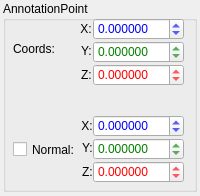
<?xml version="1.0" encoding="UTF-8"?>
<ui version="4.0">
 <class>propAnnotationPoint</class>
 <widget class="QWidget" name="propAnnotationPoint">
  <property name="geometry">
   <rect>
    <x>0</x>
    <y>0</y>
    <width>200</width>
    <height>196</height>
   </rect>
  </property>
  <property name="minimumSize">
   <size>
    <width>200</width>
    <height>196</height>
   </size>
  </property>
  <property name="maximumSize">
   <size>
    <width>16777215</width>
    <height>196</height>
   </size>
  </property>
  <property name="windowTitle">
   <string>Form</string>
  </property>
  <property name="styleSheet">
   <string notr="true"/>
  </property>
  <widget class="QGroupBox" name="annotationPoint">
   <property name="geometry">
    <rect>
     <x>3</x>
     <y>1</y>
     <width>194</width>
     <height>191</height>
    </rect>
   </property>
   <property name="title">
    <string>AnnotationPoint</string>
   </property>
   <widget class="QDoubleSpinBox" name="ctrZ">
    <property name="geometry">
     <rect>
      <x>90</x>
      <y>63</y>
      <width>91</width>
      <height>22</height>
     </rect>
    </property>
    <property name="styleSheet">
     <string notr="true">color: rgb(255, 0, 0);</string>
    </property>
    <property name="decimals">
     <number>6</number>
    </property>
    <property name="minimum">
     <double>-999999999.000000000000000</double>
    </property>
    <property name="maximum">
     <double>999999999.000000000000000</double>
    </property>
    <property name="singleStep">
     <double>0.100000000000000</double>
    </property>
   </widget>
   <widget class="QDoubleSpinBox" name="ctrX">
    <property name="geometry">
     <rect>
      <x>90</x>
      <y>17</y>
      <width>91</width>
      <height>22</height>
     </rect>
    </property>
    <property name="styleSheet">
     <string notr="true">color: rgb(0, 0, 255);</string>
    </property>
    <property name="decimals">
     <number>6</number>
    </property>
    <property name="minimum">
     <double>-999999999.000000000000000</double>
    </property>
    <property name="maximum">
     <double>999999999.000000000000000</double>
    </property>
    <property name="singleStep">
     <double>0.100000000000000</double>
    </property>
   </widget>
   <widget class="QDoubleSpinBox" name="ctrY">
    <property name="geometry">
     <rect>
      <x>90</x>
      <y>40</y>
      <width>91</width>
      <height>22</height>
     </rect>
    </property>
    <property name="styleSheet">
     <string notr="true">color: rgb(0, 127, 0);</string>
    </property>
    <property name="decimals">
     <number>6</number>
    </property>
    <property name="minimum">
     <double>-999999999.000000000000000</double>
    </property>
    <property name="maximum">
     <double>999999999.000000000000000</double>
    </property>
    <property name="singleStep">
     <double>0.100000000000000</double>
    </property>
   </widget>
   <widget class="QLabel" name="cxLabel">
    <property name="geometry">
     <rect>
      <x>71</x>
      <y>18</y>
      <width>21</width>
      <height>20</height>
     </rect>
    </property>
    <property name="text">
     <string>X: </string>
    </property>
    <property name="alignment">
     <set>Qt::AlignRight|Qt::AlignTrailing|Qt::AlignVCenter</set>
    </property>
   </widget>
   <widget class="QLabel" name="cyLabel">
    <property name="geometry">
     <rect>
      <x>72</x>
      <y>40</y>
      <width>20</width>
      <height>20</height>
     </rect>
    </property>
    <property name="text">
     <string>Y: </string>
    </property>
    <property name="alignment">
     <set>Qt::AlignRight|Qt::AlignTrailing|Qt::AlignVCenter</set>
    </property>
   </widget>
   <widget class="QLabel" name="czLabel">
    <property name="geometry">
     <rect>
      <x>71</x>
      <y>64</y>
      <width>21</width>
      <height>20</height>
     </rect>
    </property>
    <property name="text">
     <string>Z: </string>
    </property>
    <property name="alignment">
     <set>Qt::AlignRight|Qt::AlignTrailing|Qt::AlignVCenter</set>
    </property>
   </widget>
   <widget class="QLabel" name="cLabel">
    <property name="geometry">
     <rect>
      <x>10</x>
      <y>40</y>
      <width>51</width>
      <height>16</height>
     </rect>
    </property>
    <property name="text">
     <string>Coords:</string>
    </property>
   </widget>
   <widget class="QDoubleSpinBox" name="dirY">
    <property name="geometry">
     <rect>
      <x>90</x>
      <y>137</y>
      <width>91</width>
      <height>22</height>
     </rect>
    </property>
    <property name="styleSheet">
     <string notr="true">color: rgb(0, 127, 0);</string>
    </property>
    <property name="decimals">
     <number>6</number>
    </property>
    <property name="minimum">
     <double>-1.000000000000000</double>
    </property>
    <property name="maximum">
     <double>1.000000000000000</double>
    </property>
    <property name="singleStep">
     <double>0.100000000000000</double>
    </property>
   </widget>
   <widget class="QDoubleSpinBox" name="dirX">
    <property name="geometry">
     <rect>
      <x>90</x>
      <y>114</y>
      <width>91</width>
      <height>22</height>
     </rect>
    </property>
    <property name="styleSheet">
     <string notr="true">color: rgb(0, 0, 255);</string>
    </property>
    <property name="decimals">
     <number>6</number>
    </property>
    <property name="minimum">
     <double>-1.000000000000000</double>
    </property>
    <property name="maximum">
     <double>1.000000000000000</double>
    </property>
    <property name="singleStep">
     <double>0.100000000000000</double>
    </property>
   </widget>
   <widget class="QDoubleSpinBox" name="dirZ">
    <property name="geometry">
     <rect>
      <x>90</x>
      <y>160</y>
      <width>91</width>
      <height>22</height>
     </rect>
    </property>
    <property name="styleSheet">
     <string notr="true">color: rgb(255, 0, 0);</string>
    </property>
    <property name="decimals">
     <number>6</number>
    </property>
    <property name="minimum">
     <double>-1.000000000000000</double>
    </property>
    <property name="maximum">
     <double>1.000000000000000</double>
    </property>
    <property name="singleStep">
     <double>0.100000000000000</double>
    </property>
   </widget>
   <widget class="QCheckBox" name="showNorm">
    <property name="geometry">
     <rect>
      <x>10</x>
      <y>140</y>
      <width>70</width>
      <height>17</height>
     </rect>
    </property>
    <property name="text">
     <string>Normal:</string>
    </property>
   </widget>
   <widget class="QLabel" name="cyLabel_2">
    <property name="geometry">
     <rect>
      <x>73</x>
      <y>137</y>
      <width>20</width>
      <height>20</height>
     </rect>
    </property>
    <property name="text">
     <string>Y: </string>
    </property>
    <property name="alignment">
     <set>Qt::AlignRight|Qt::AlignTrailing|Qt::AlignVCenter</set>
    </property>
   </widget>
   <widget class="QLabel" name="czLabel_2">
    <property name="geometry">
     <rect>
      <x>72</x>
      <y>161</y>
      <width>21</width>
      <height>20</height>
     </rect>
    </property>
    <property name="text">
     <string>Z: </string>
    </property>
    <property name="alignment">
     <set>Qt::AlignRight|Qt::AlignTrailing|Qt::AlignVCenter</set>
    </property>
   </widget>
   <widget class="QLabel" name="cxLabel_2">
    <property name="geometry">
     <rect>
      <x>72</x>
      <y>115</y>
      <width>21</width>
      <height>20</height>
     </rect>
    </property>
    <property name="text">
     <string>X: </string>
    </property>
    <property name="alignment">
     <set>Qt::AlignRight|Qt::AlignTrailing|Qt::AlignVCenter</set>
    </property>
   </widget>
   <zorder>cxLabel</zorder>
   <zorder>cyLabel</zorder>
   <zorder>czLabel</zorder>
   <zorder>ctrZ</zorder>
   <zorder>ctrX</zorder>
   <zorder>ctrY</zorder>
   <zorder>cLabel</zorder>
   <zorder>dirY</zorder>
   <zorder>dirX</zorder>
   <zorder>dirZ</zorder>
   <zorder>showNorm</zorder>
   <zorder>cyLabel_2</zorder>
   <zorder>czLabel_2</zorder>
   <zorder>cxLabel_2</zorder>
  </widget>
 </widget>
 <resources/>
 <connections>
  <connection>
   <sender>ctrX</sender>
   <signal>valueChanged(double)</signal>
   <receiver>propAnnotationPoint</receiver>
   <slot>changedCtrX(double)</slot>
   <hints>
    <hint type="sourcelabel">
     <x>61</x>
     <y>295</y>
    </hint>
    <hint type="destinationlabel">
     <x>99</x>
     <y>194</y>
    </hint>
   </hints>
  </connection>
  <connection>
   <sender>ctrY</sender>
   <signal>valueChanged(double)</signal>
   <receiver>propAnnotationPoint</receiver>
   <slot>changedCtrY(double)</slot>
   <hints>
    <hint type="sourcelabel">
     <x>61</x>
     <y>315</y>
    </hint>
    <hint type="destinationlabel">
     <x>99</x>
     <y>194</y>
    </hint>
   </hints>
  </connection>
  <connection>
   <sender>ctrZ</sender>
   <signal>valueChanged(double)</signal>
   <receiver>propAnnotationPoint</receiver>
   <slot>changedCtrZ(double)</slot>
   <hints>
    <hint type="sourcelabel">
     <x>61</x>
     <y>335</y>
    </hint>
    <hint type="destinationlabel">
     <x>99</x>
     <y>194</y>
    </hint>
   </hints>
  </connection>
  <connection>
   <sender>dirX</sender>
   <signal>valueChanged(double)</signal>
   <receiver>propAnnotationPoint</receiver>
   <slot>changedNormX(double)</slot>
   <hints>
    <hint type="sourcelabel">
     <x>138</x>
     <y>125</y>
    </hint>
    <hint type="destinationlabel">
     <x>99</x>
     <y>97</y>
    </hint>
   </hints>
  </connection>
  <connection>
   <sender>dirY</sender>
   <signal>valueChanged(double)</signal>
   <receiver>propAnnotationPoint</receiver>
   <slot>changedNormY(double)</slot>
   <hints>
    <hint type="sourcelabel">
     <x>138</x>
     <y>148</y>
    </hint>
    <hint type="destinationlabel">
     <x>99</x>
     <y>97</y>
    </hint>
   </hints>
  </connection>
  <connection>
   <sender>dirZ</sender>
   <signal>valueChanged(double)</signal>
   <receiver>propAnnotationPoint</receiver>
   <slot>changedNormZ(double)</slot>
   <hints>
    <hint type="sourcelabel">
     <x>138</x>
     <y>171</y>
    </hint>
    <hint type="destinationlabel">
     <x>99</x>
     <y>97</y>
    </hint>
   </hints>
  </connection>
  <connection>
   <sender>showNorm</sender>
   <signal>toggled(bool)</signal>
   <receiver>propAnnotationPoint</receiver>
   <slot>toggledShowNorm(bool)</slot>
   <hints>
    <hint type="sourcelabel">
     <x>47</x>
     <y>149</y>
    </hint>
    <hint type="destinationlabel">
     <x>99</x>
     <y>97</y>
    </hint>
   </hints>
  </connection>
 </connections>
 <slots>
  <slot>changedCtrX(double)</slot>
  <slot>changedCtrY(double)</slot>
  <slot>changedCtrZ(double)</slot>
  <slot>changedNormX(double)</slot>
  <slot>changedNormY(double)</slot>
  <slot>changedNormZ(double)</slot>
  <slot>changedSize(int)</slot>
  <slot>toggledShowNorm(bool)</slot>
 </slots>
</ui>
